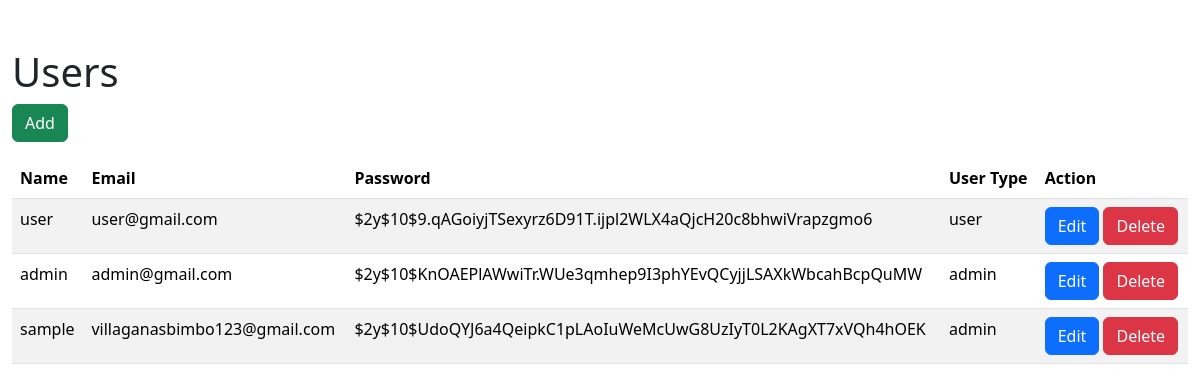
The app's page /main_pages/admin/pages/users1.php, older data.
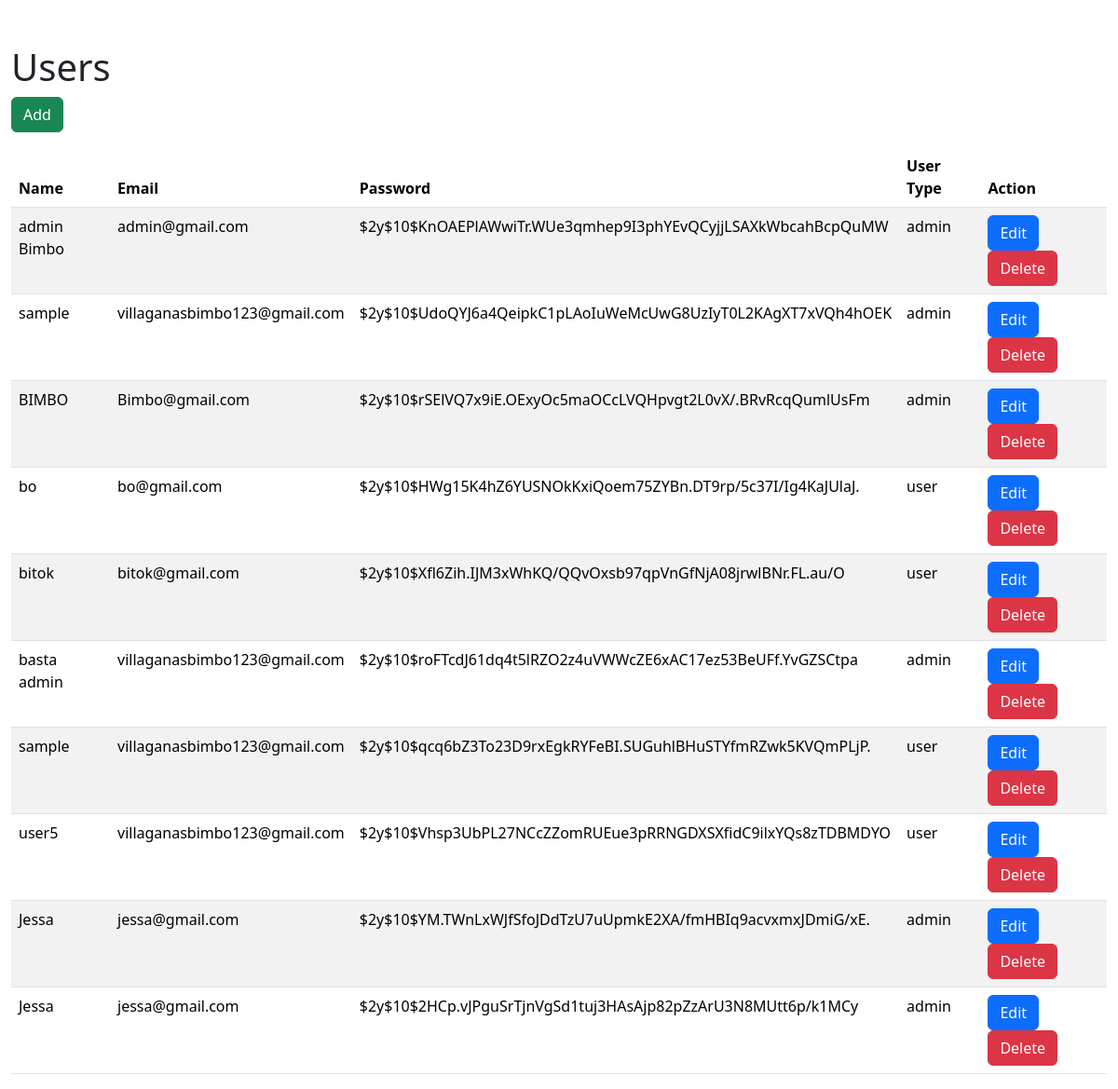
The same page, newer data.
### tables this page shows
CREATE TABLE `user_tbl` (
  `user_id` int(11) NOT NULL,
  `user_name` varchar(255) NOT NULL,
  `email` varchar(255) NOT NULL,
  `pass` varchar(255) NOT NULL,
  `district` int(50) NOT NULL,
  `user_type` varchar(50) NOT NULL,
  `status` varchar(20) NOT NULL
);

### main_pages/admin/pages/users1.php (the view, shortened to what this page needs)
<!DOCTYPE html>
<html lang="en">
<head>
    <link href="../../../src/css/style.min.css" type="text/css" rel="stylesheet" media="screen,projection">
    <link href="https://cdn.jsdelivr.net/npm/bootstrap@5.3.3/dist/css/bootstrap.min.css" rel="stylesheet">
    <link rel="stylesheet" href="../../../src/css/dashboard.css">
</head>
<body>
    <div class="container mt-5">
        <h1>Users</h1>
        <a href="add_user.php" class="btn btn-success mb-3">Add</a>
        <div class="table-responsive">
            <table class="table table-striped">
                <thead>
                    <tr>
                        <th>Name</th>
                        <th>Email</th>
                        <th>Password</th>
                        <th>User Type</th>
                        <th>Action</th>
                    </tr>
                </thead>
                <tbody>
                    <?php
                    include '../../../src/db/db_connection.php';
                    $sql = "SELECT * FROM user_tbl LIMIT 10";
                    $result = $conn->query($sql);
                    if ($result->num_rows > 0) {
                        while($row = $result->fetch_assoc()) {
                            echo "<tr>
                                    <td>{$row['user_name']}</td>
                                    <td>{$row['email']}</td>
                                    <td>{$row['pass']}</td>
                                    <td>{$row['user_type']}</td>
                                    <td>
                                        <a href='edit_user.php?id={$row['user_id']}' class='btn btn-primary'>Edit</a>
                                        <a href='delete_user.php?id={$row['user_id']}' class='btn btn-danger'>Delete</a>
                                    </td>
                                  </tr>";
                        }
                    } else {
                        echo "<tr><td colspan='5'>No records found</td></tr>";
                    }
                    ?>
                </tbody>
            </table>
        </div>
    </div>
</body>
</html>

Row changes from the older to the newer data that the page shows:
removed user_tbl: user_name "user", email "user@gmail.com", pass "$2y$10$9.qAGoiyjTSexyrz6D91T.ijpl2WLX4aQjcH20c8bhwiVrapzgmo6", user_type "user"
changed user_tbl "admin@gmail.com": user_name "admin" → "admin Bimbo"
added user_tbl: user_name "BIMBO", email "Bimbo@gmail.com", pass "$2y$10$rSElVQ7x9iE.OExyOc5maOCcLVQHpvgt2L0vX/.BRvRcqQumlUsFm", user_type "admin"
added user_tbl: user_name "bo", email "bo@gmail.com", pass "$2y$10$HWg15K4hZ6YUSNOkKxiQoem75ZYBn.DT9rp/5c37I/Ig4KaJUlaJ.", user_type "user"
added user_tbl: user_name "bitok", email "bitok@gmail.com", pass "$2y$10$Xfl6Zih.IJM3xWhKQ/QQvOxsb97qpVnGfNjA08jrwlBNr.FL.au/O", user_type "user"
added user_tbl: user_name "basta admin", email "villaganasbimbo123@gmail.com", pass "$2y$10$roFTcdJ61dq4t5lRZO2z4uVWWcZE6xAC17ez53BeUFf.YvGZSCtpa", user_type "admin"
added user_tbl: user_name "sample", email "villaganasbimbo123@gmail.com", pass "$2y$10$qcq6bZ3To23D9rxEgkRYFeBI.SUGuhlBHuSTYfmRZwk5KVQmPLjP.", user_type "user"
added user_tbl: user_name "user5", email "villaganasbimbo123@gmail.com", pass "$2y$10$Vhsp3UbPL27NCcZZomRUEue3pRRNGDXSXfidC9ilxYQs8zTDBMDYO", user_type "user"
added user_tbl: user_name "Jessa", email "jessa@gmail.com", pass "$2y$10$YM.TWnLxWJfSfoJDdTzU7uUpmkE2XA/fmHBIq9acvxmxJDmiG/xE.", user_type "admin"
added user_tbl: user_name "Jessa", email "jessa@gmail.com", pass "$2y$10$2HCp.vJPguSrTjnVgSd1tuj3HAsAjp82pZzArU3N8MUtt6p/k1MCy", user_type "admin"
